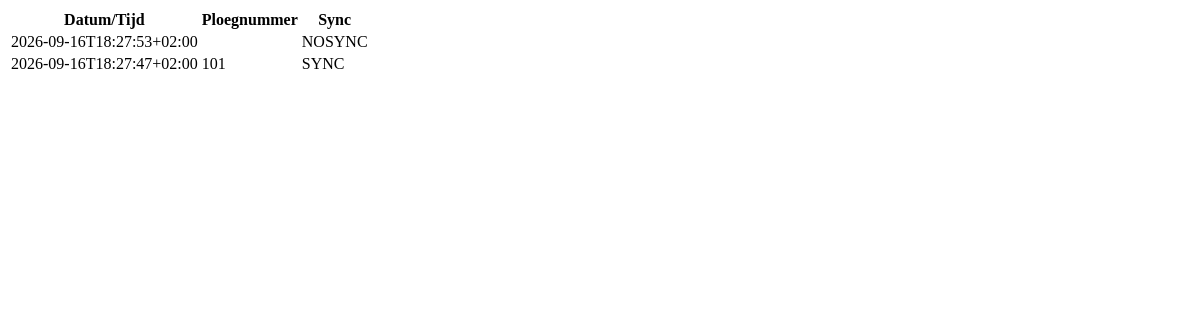
The page /doorkomsten_fragment on the database as committed earlier.
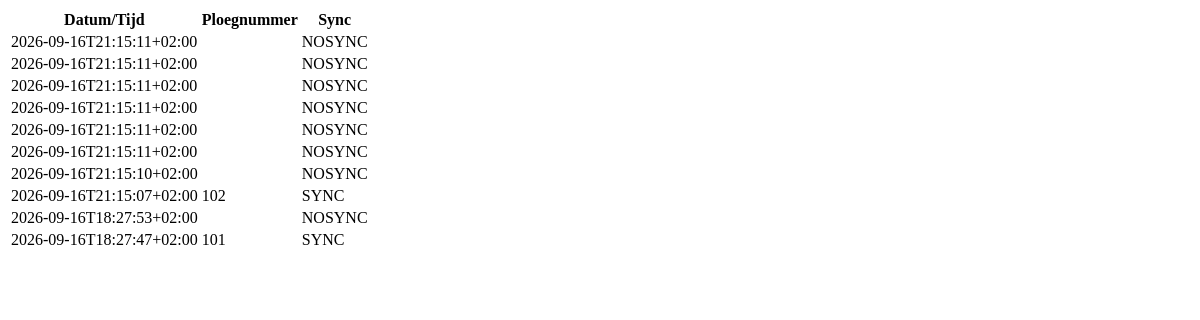
The same page on the database as committed later.
### tables this page shows
CREATE TABLE DOORKOMSTEN(
          ID_LOCAL INTEGER NOT NULL PRIMARY KEY,
          ID_SERVER INTEGER,
          DATETIME TEXT NOT NULL,
          PLOEG INTEGER NOT NULL,
          ETAPPE_VOLGNUMMER INTEGER NOT NULL,
          STATUS TEXT NOT NULL,
          EVENEMENT_ID INTEGER NOT NULL DEFAULT -1,
          LOCAL_CHANGE INTEGER NOT NULL DEFAULT 1
          );

### webapp/webapp.py (the view)
@app.route("/doorkomsten_fragment")
def doorkomsten_fragment():
    evenement_id = helper_database.get_instelling('EVENEMENT_ID')
    eteppe_volgnummer = helper_database.get_instelling('ETAPPE_VOLGNUMMER')
    doorkomsten = helper_database.get_doorkomsten(evenement_id, eteppe_volgnummer)
    return render_template("table_doorkomst.html", doorkomsten=doorkomsten)

### helper_database.py (called while the page is built)
def get_doorkomsten(evenement_id=None, etappe_volgnummer=None):
    with closing(sqlite3.connect(DB_PATH)) as conn, conn:
        conn.row_factory = sqlite3.Row
        if evenement_id is None or etappe_volgnummer is None:
            cursor = conn.execute('''
                SELECT *
                FROM DOORKOMSTEN
                ORDER BY DATETIME DESC
            ''')
        else:
            cursor = conn.execute('''
                SELECT *
                FROM DOORKOMSTEN
                WHERE EVENEMENT_ID = ?
                AND ETAPPE_VOLGNUMMER = ?
                ORDER BY DATETIME DESC
            ''', (evenement_id, etappe_volgnummer))
        rows = cursor.fetchall()
        return [dict(row) for row in rows]

def get_instelling(instelling_naam):
    with closing(sqlite3.connect(DB_PATH)) as conn, conn:
        cursor = conn.execute('''
            SELECT INSTELLING_WAARDE
            FROM INSTELLINGEN
            WHERE INSTELLING_NAAM = ?
        ''', (instelling_naam,))
        row = cursor.fetchone()
        if row is not None:
            return row[0]
        return None

### webapp/webapp.py (called while the page is built)
@app.context_processor
def inject_status():
    return {
        "event_status": "Open",
        "checkpoint_status": "Open"
    }

### webapp/templates/table_doorkomst.html
<table>
    <tr>
        <th>Datum/Tijd</th>
        <th>Ploegnummer</th>
        <th>Sync</th>
    </tr>
    {% for doorkomst in doorkomsten %}
        <tr>
            <td>
                {{doorkomst["DATETIME"]}}
            </td>
            <td>
                {{doorkomst["PLOEG"]}}
            </td>
            <td>
                {{doorkomst["STATUS"]}}
            </td>
        </tr>
    {% endfor %}
</table>

Rows that differ between the two databases and show on the page:
added DOORKOMSTEN: DATETIME "2026-09-16T21:15:11+02:00", STATUS "NOSYNC"
added DOORKOMSTEN: DATETIME "2026-09-16T21:15:11+02:00", STATUS "NOSYNC"
added DOORKOMSTEN: DATETIME "2026-09-16T21:15:11+02:00", STATUS "NOSYNC"
added DOORKOMSTEN: DATETIME "2026-09-16T21:15:11+02:00", STATUS "NOSYNC"
added DOORKOMSTEN: DATETIME "2026-09-16T21:15:11+02:00", STATUS "NOSYNC"
added DOORKOMSTEN: DATETIME "2026-09-16T21:15:11+02:00", STATUS "NOSYNC"
added DOORKOMSTEN: DATETIME "2026-09-16T21:15:10+02:00", STATUS "NOSYNC"
added DOORKOMSTEN: DATETIME "2026-09-16T21:15:07+02:00", PLOEG "102", STATUS "SYNC"
